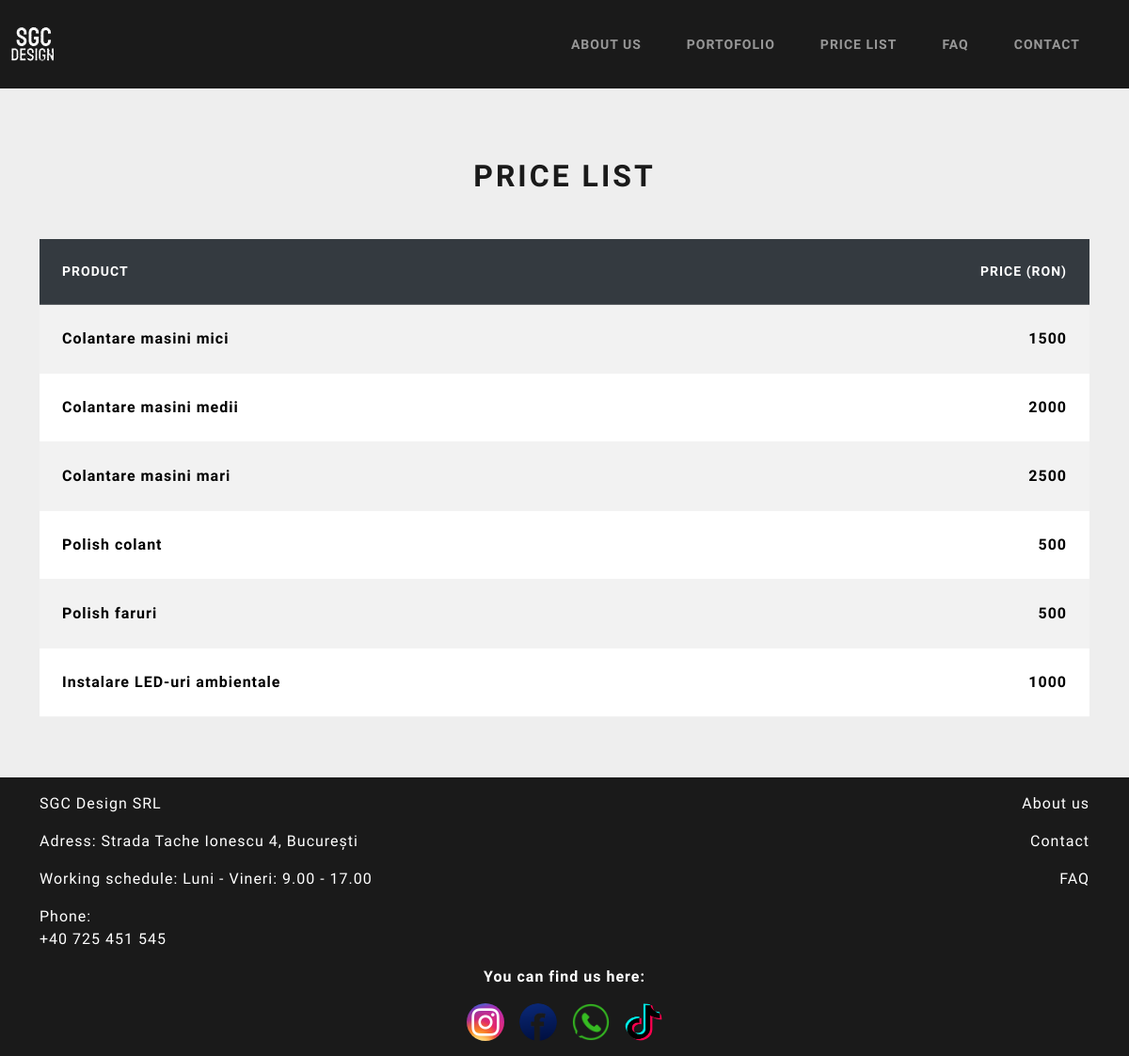
The app's page /prices/ with its own data.
### base/models.py (models this page shows, shortened)
class Price(models.Model):
    name = models.CharField(max_length=200)
    description = models.TextField(null=True,blank=True)
    price = models.IntegerField(null=True)
    created_at = models.DateTimeField(auto_now_add=True)
    updated_at = models.DateTimeField(auto_now=True)
    class Meta:
        ordering = ['id']

### base/views.py (the view)
# urls.py: path('prices/', views.price_list, name='prices'),
def price_list(request):
    price_list = Price.objects.all()
    context = {
        'prices': price_list
    }
    return render(request, 'price_list.html',context)

### base/templates/price_list.html
{% extends 'main.html' %}{% block title %}Price list{% endblock title %} {% block content %}
<div class="container mt-5">
  <div class="mb-5">
    <h1 class="text-center">Price list</h1>
  </div>
  <div>
    <table class="table table-striped table-hover">
      <thead>
        <tr class="table-dark">
          <th scope="col" class="text-start fw-bold">Product</th>
          <th scope="col" class="text-end fw-bold">Price (RON)</th>
        </tr>
      </thead>
      <tbody>
        {% for price in prices %}
        <tr>
          <td class="fw-bold"><a class="nav-link" href="{% url 'product' price.id %}">{{price.name}}</a></td>
          <td class="fw-bold text-end">{{price.price}}</td>
        </tr>
        {% endfor %}
      </tbody>
    </table>
  </div>
</div>
{% endblock content %}

### static/styles/style.css (style rules this page uses)
.main { background-color: #eee; }

### records on screen
Price: name "Colantare masini mici", price "1500"
Price: name "Colantare masini medii", price "2000"
Price: name "Colantare masini mari", price "2500"
Price: name "Polish colant", price "500"
Price: name "Polish faruri", price "500"
Price: name "Instalare LED-uri ambientale", price "1000"
